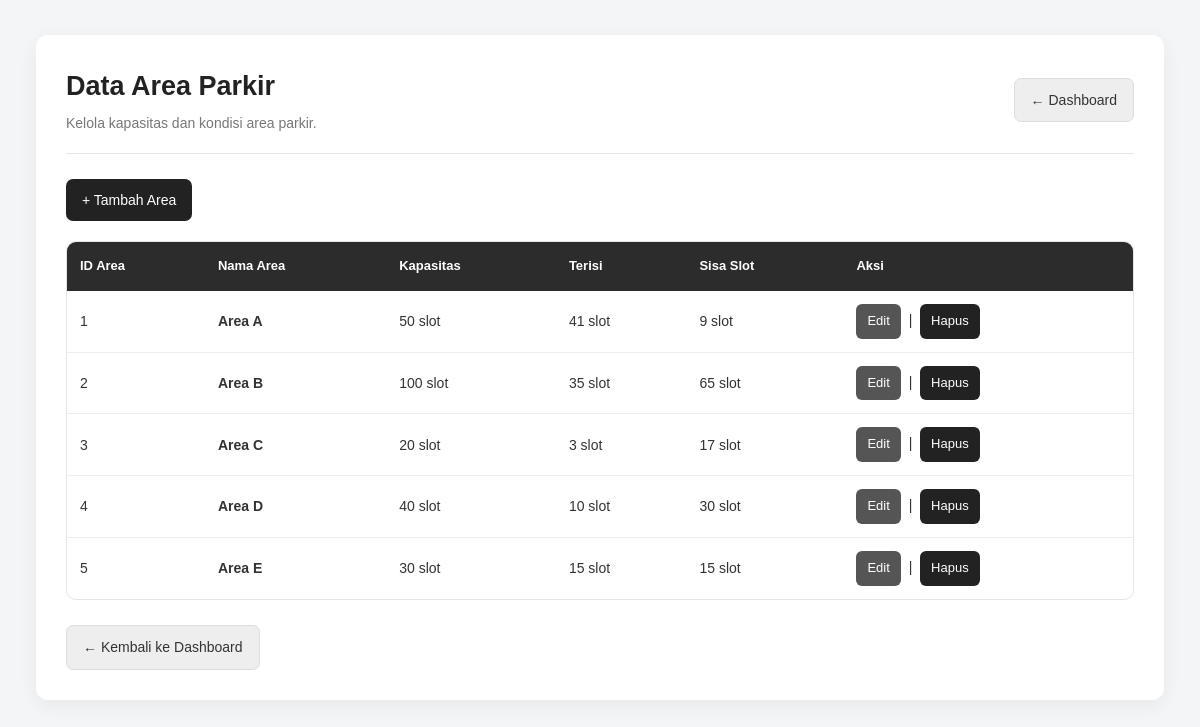
The page /area/tampil_area_parkir.php on the database its author committed.
### tables this page shows
CREATE TABLE `tb_area_parkir` (
  `id_area` int(11) NOT NULL,
  `nama_area` varchar(50) NOT NULL,
  `kapasitas` int(11) NOT NULL DEFAULT 0,
  `terisi` int(11) NOT NULL DEFAULT 0
);

### area/tampil_area_parkir.php (the view, shortened to what this page needs)
<?php
require_once '../koneksi.php';
$query = mysqli_query(
    $koneksi,
    "SELECT * FROM tb_area_parkir ORDER BY id_area ASC"
);
?>
<!DOCTYPE html>
<html lang="id">
<head>
    <link rel="stylesheet" href="http://localhost/parkir/style.css?v=3">
</head>
<body>
    <div class="container">
        <div class="page-header">
            <div>
                <h2>
                    Data Area Parkir
                </h2>
                <p class="page-description">
                    Kelola kapasitas dan kondisi area parkir.
                </p>
            </div>
            <a href="../dashboard.php" class="kembali">
                ← Dashboard
            </a>
        </div>
        <p>
            <a href="tambah_area_parkir.php" class="btn">
                + Tambah Area
            </a>
        </p>
        <table>
            <tr>
                <th>
                    ID Area
                </th>
                <th>
                    Nama Area
                </th>
                <th>
                    Kapasitas
                </th>
                <th>
                    Terisi
                </th>
                <th>
                    Sisa Slot
                </th>
                <th>
                    Aksi
                </th>
            </tr>
            <?php
            while ($data = mysqli_fetch_assoc($query)) {
                $sisa = $data['kapasitas'] - $data['terisi'];
                ?>
                <tr>
                    <td>
                        <?= htmlspecialchars(
                            $data['id_area']
                        ); ?>
                    </td>
                    <td>
                        <strong>
                            <?= htmlspecialchars(
                                $data['nama_area']
                            ); ?>
                        </strong>
                    </td>
                    <td>
                        <?= htmlspecialchars(
                            $data['kapasitas']
                        ); ?>
                        slot
                    </td>
                    <td>
                        <?= htmlspecialchars(
                            $data['terisi']
                        ); ?>
                        slot
                    </td>
                    <td>
                        <?= htmlspecialchars(
                            $sisa
                        ); ?>
                        slot
                    </td>
                    <td>
                        <a href="edit_area_parkir.php?id=<?= $data['id_area']; ?>" class="edit">
                            Edit
                        </a>
                        &nbsp;|&nbsp;
                        <a href="hapus_area_parkir.php?id=<?= $data['id_area']; ?>" class="hapus"
                            onclick="return confirm('Yakin ingin menghapus data area ini?')">
                            Hapus
                        </a>
                    </td>
                </tr>
                <?php
            }
            ?>
        </table>
        <br>
        <a href="../dashboard.php" class="kembali">
            ← Kembali ke Dashboard
        </a>
    </div>
</body>
</html>

### style.css (style rules this page uses)
* { margin: 0; padding: 0; box-sizing: border-box; }
:root { --primary: #222222; --primary-hover: #000000; --secondary: #555555; --secondary-hover: #333333; --background: #f4f5f7; --surface: #ffffff; --border: #e5e5e5; --text: #222222; --muted: #777777; --success: #2f7d4a; --danger: #b63b3b; --warning: #9a721f; --radius: 12px; --shadow: 0 5px 20px rgba(0, 0, 0, 0.06); --shadow-hover: 0 10px 30px rgba(0, 0, 0, 0.1); }
body { font-family: Arial, Helvetica, sans-serif; background: var(--background); color: var(--text); line-height: 1.6; min-height: 100vh; }
a { text-decoration: none; color: inherit; }
.container { width: 94%; max-width: 1400px; margin: 35px auto; background: var(--surface); padding: 30px; border-radius: var(--radius); box-shadow: var(--shadow); }
.page-header { display: flex; justify-content: space-between; align-items: center; gap: 20px; margin-bottom: 25px; padding-bottom: 18px; border-bottom: 1px solid var(--border); }
.page-header h2 { font-size: 27px; font-weight: 700; color: var(--text); margin-bottom: 4px; }
.page-description { color: var(--muted); font-size: 14px; }
h1, h2, h3, h4 { color: var(--text); }
.btn { display: inline-flex; align-items: center; justify-content: center; gap: 7px; background: var(--primary); color: white; padding: 10px 16px; border-radius: 7px; border: none; font-size: 14px; cursor: pointer; transition: background 0.2s ease, transform 0.2s ease, box-shadow 0.2s ease; }
.kembali { display: inline-flex; align-items: center; justify-content: center; gap: 7px; background: #eeeeee; color: #333333; padding: 10px 16px; border-radius: 7px; font-size: 14px; border: 1px solid #dddddd; transition: 0.2s ease; }
.edit { display: inline-flex; align-items: center; justify-content: center; background: #555555; color: white; padding: 7px 11px; border-radius: 6px; font-size: 13px; transition: 0.2s ease; }
.hapus { display: inline-flex; align-items: center; justify-content: center; background: #222222; color: white; padding: 7px 11px; border-radius: 6px; font-size: 13px; transition: 0.2s ease; }
table { width: 100%; border-collapse: separate; border-spacing: 0; margin-top: 20px; background: white; border: 1px solid var(--border); border-radius: 10px; overflow: hidden; }
table th { background: #2c2c2c; color: white; padding: 14px 13px; text-align: left; font-size: 13px; font-weight: 600; white-space: nowrap; border: none; }
table td { padding: 13px; border-bottom: 1px solid #eeeeee; color: #333333; font-size: 14px; vertical-align: middle; }
table tr:last-child td { border-bottom: none; }
table tbody tr { transition: background 0.15s ease; }
.container, .dashboard, .login-card, .card, .stat-card { animation: fadeIn 0.3s ease; }

### rows shown on the page
tb_area_parkir: id_area "1", nama_area "Area A", kapasitas "50", terisi "41", sisa "9"
tb_area_parkir: id_area "2", nama_area "Area B", kapasitas "100", terisi "35", sisa "65"
tb_area_parkir: id_area "3", nama_area "Area C", kapasitas "20", terisi "3", sisa "17"
tb_area_parkir: id_area "4", nama_area "Area D", kapasitas "40", terisi "10", sisa "30"
tb_area_parkir: id_area "5", nama_area "Area E", kapasitas "30", terisi "15"
